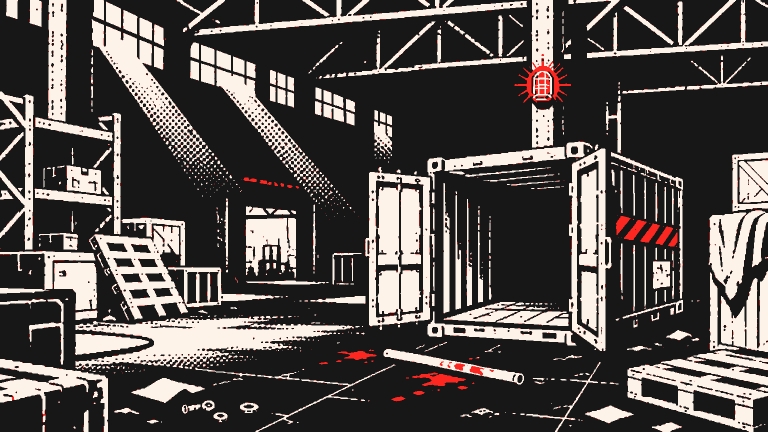
#> input picture apps/api/assets/scenes/CENA-01.png, 1536 x 864 px (shown at 1/2 size)
$ python -i prepare-assets.py   (imports and definitions only)
#> lines starting #> are read from the running program, lines starting #| are printed output that depends on the picture
# /// script
# requires-python = ">=3.12"
# dependencies = ["pillow==12.3.0"]
# ///
"""Prepare the 12 approved scene images from a private AMI-108 backup ZIP."""

import argparse
import hashlib
import io
import json
from pathlib import Path
from tempfile import TemporaryDirectory
from zipfile import ZipFile

from PIL import Image

COLORS = ((23, 23, 23), (253, 243, 233), (252, 39, 33))
SOURCE_PREFIX = "projeto-autoral-iv-artes-v1.6/cenas/"
SCENES = (
    "cena-01-deposito.jpg",
    "cena-02-rua.jpg",
    "cena-03-encontro-ami.jpg",
    "cena-04-cao.jpg",
    "cena-05-terminal.jpg",
    "cena-06-laboratorio.jpg",
    "cena-07-rato.jpg",
    "cena-08-ami-crianca.jpg",
    "cena-09-hangar-javali.jpg",
    "cena-10-final-nave.jpg",
    "cena-11-howard-traicao.jpg",
    "cena-12-ami-protege-crianca.jpg",
)


def sha256(data: bytes) -> str:
    return hashlib.sha256(data).hexdigest()


def prepare(source: Path, output: Path) -> None:
    output.mkdir(parents=True, exist_ok=True)
    palette = Image.new("P", (1, 1))
    palette.putpalette([channel for i in range(256) for channel in COLORS[i % 3]])
    rows = []
    with ZipFile(source) as backup, TemporaryDirectory(dir=output.parent) as tmp:
        staging = Path(tmp)
        for number, filename in enumerate(SCENES, 1):
            member = SOURCE_PREFIX + filename
            if backup.namelist().count(member) != 1:
                raise ValueError(f"Missing or duplicate approved scene: {member}")
            raw = backup.read(member)
            scene_id = f"CENA-{number:02d}"
            with Image.open(io.BytesIO(raw)) as original:
                width, height = original.size
                if width * 9 != height * 16:
                    raise ValueError(f"Unexpected aspect ratio for {scene_id}: {original.size}")
                indexed = original.convert("RGB").quantize(palette=palette, dither=Image.Dither.NONE)
                indexed = indexed.point([i % 3 for i in range(256)])
                indexed.putpalette([channel for color in COLORS for channel in color])
                target = staging / f"{scene_id}.png"
                indexed.save(target, format="PNG", bits=2, optimize=True)
            with Image.open(target) as check:
                actual = {color for _, color in check.convert("RGB").getcolors(maxcolors=4) or []}
                if check.size != (width, height) or check.mode != "P" or actual != set(COLORS):
                    raise ValueError(f"Palette/dimensions validation failed for {scene_id}")
            rows.append({
                "id": scene_id,
                "file": target.name,
                "width": width,
                "height": height,
                "sourceSha256": sha256(raw),
                "sha256": sha256(target.read_bytes()),
            })
        manifest = {"palette": ["#171717", "#FDF3E9", "#FC2721"], "scenes": rows}
        (staging / "manifest.json").write_text(json.dumps(manifest, indent=2) + "\n", encoding="utf-8")
        for path in staging.iterdir():
            path.replace(output / path.name)
    print(f"Prepared and verified {len(rows)} indexed PNGs in {output}")


# [6 lines not run here, left out]

>>> import cv2
>>> picture = cv2.imread('../apps/api/assets/scenes/CENA-01.png', cv2.IMREAD_GRAYSCALE)
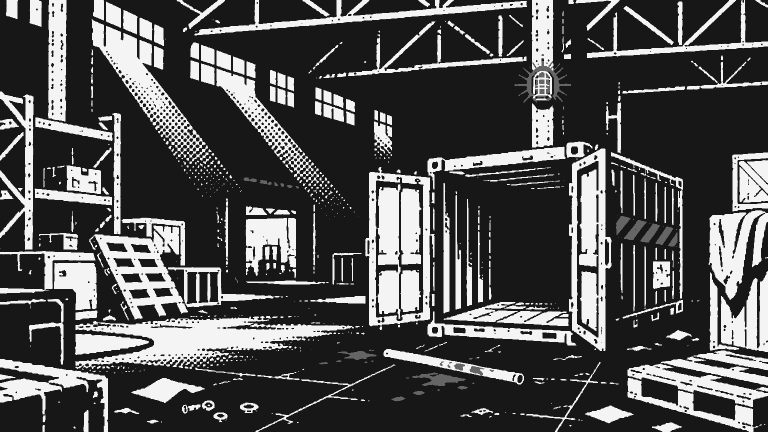
#> picture: shape (864, 1536) (shown at 1/2 size); min 23, max 244, mean 81.4
>>> result = prepare(picture, 'out.png')
#> (the run stopped early here; a loop or call above may not have finished)

$ run again, on apps/api/assets/scenes/CENA-05.png
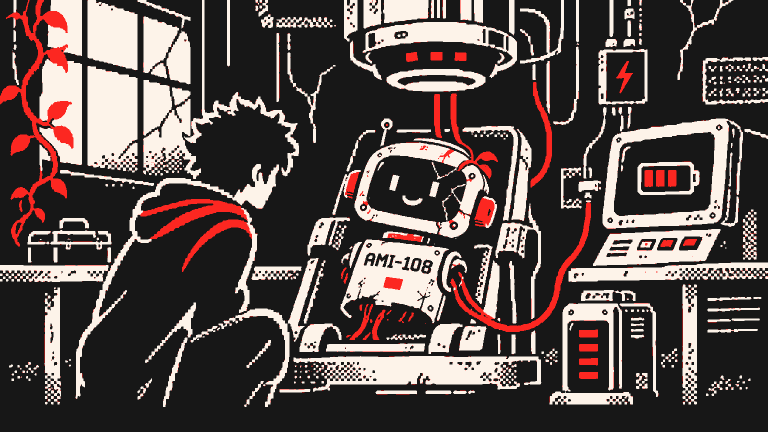
#> input picture apps/api/assets/scenes/CENA-05.png, 1536 x 864 px (shown at 1/2 size)
#> `picture = cv2.imread('../apps/api/assets/scenes/CENA-01.png', cv2.IMRE..`:
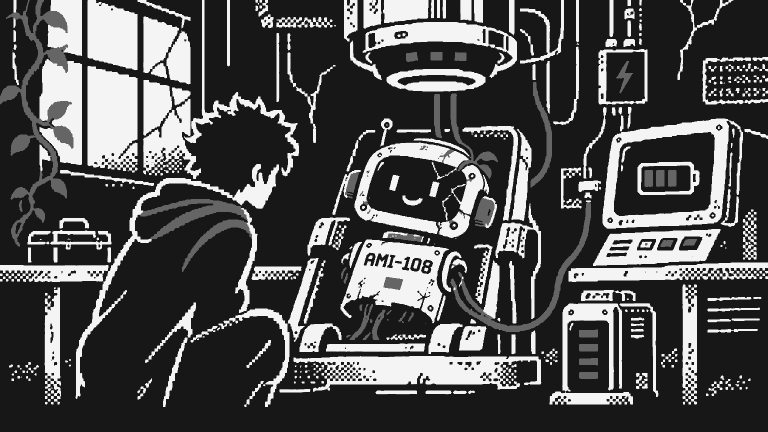
#> picture: shape (864, 1536) (shown at 1/2 size); min 23, max 244, mean 80.7

$ run again, on apps/api/assets/scenes/CENA-06.png
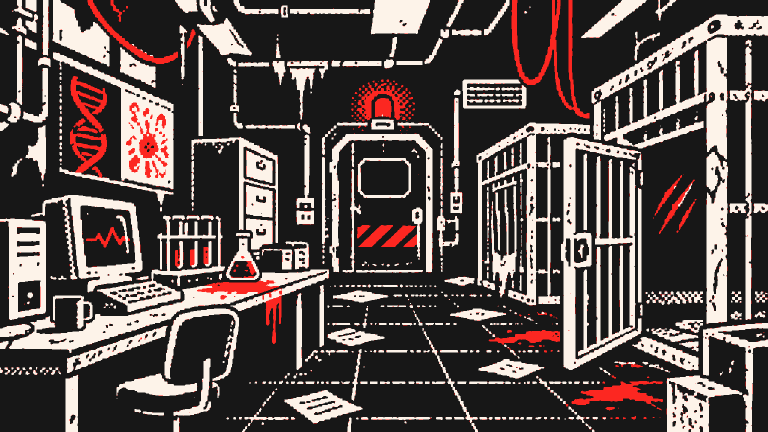
#> input picture apps/api/assets/scenes/CENA-06.png, 1536 x 864 px (shown at 1/2 size)
#> `picture = cv2.imread('../apps/api/assets/scenes/CENA-01.png', cv2.IMRE..`:
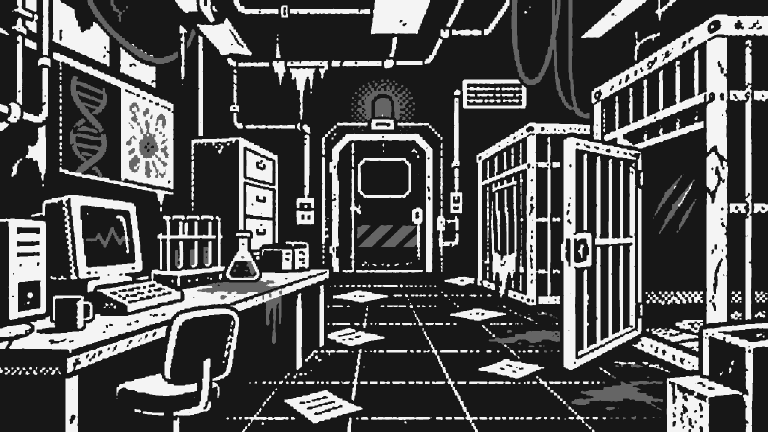
#> picture: shape (864, 1536) (shown at 1/2 size); min 23, max 244, mean 82.3

$ run again, on apps/api/assets/scenes/CENA-07.png
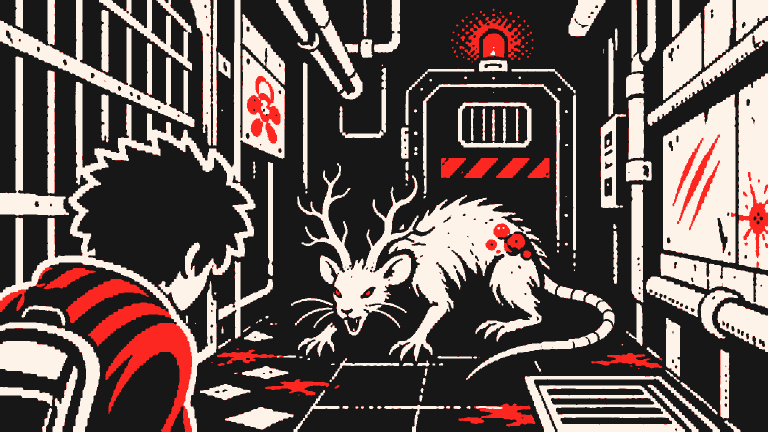
#> input picture apps/api/assets/scenes/CENA-07.png, 1536 x 864 px (shown at 1/2 size)
#> `picture = cv2.imread('../apps/api/assets/scenes/CENA-01.png', cv2.IMRE..`:
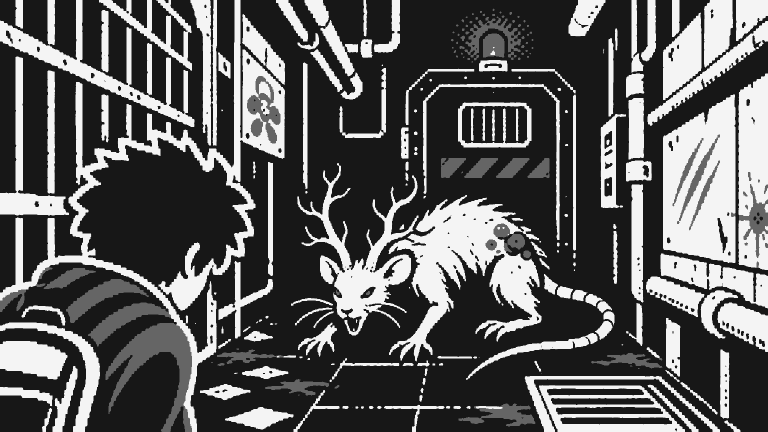
#> picture: shape (864, 1536) (shown at 1/2 size); min 23, max 244, mean 92.4
